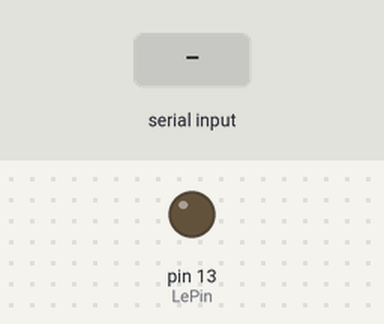
The sketch below on a simulated Arduino Uno, built with avr-gcc and run on an emulated ATmega328P. On the bench: output pins drawn as LEDs (lit = HIGH). The inputs (shaded band) are chosen by the test bench.

Above: at 1.2 s.
1.3 s: "1" received over Serial
At 1.6 s:
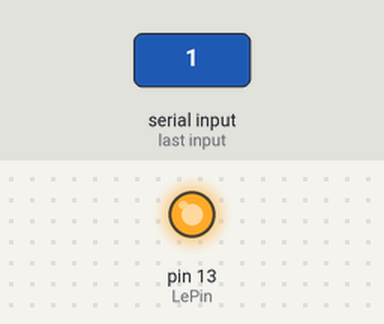
2.8 s: "0" received over Serial
At 3.4 s:
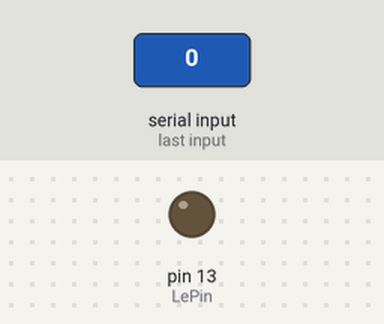
Timing chart, 0 to 5.8 s (numbered marks = the images above; inputs shaded):
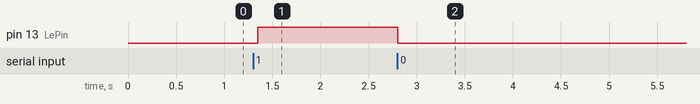

The sketch:

ControlLed1-2.ino
```cpp
const int LePin = 13; int ledState = 0;
void setup() {
  pinMode (LePin, OUTPUT);

  Serial.begin(9600);
}

void loop() {
  char receiveVal;

  if (Serial.available() > 0)
  {
    receiveVal = Serial.read();

    if (receiveVal == '1')
      ledState = 1;
    else
      ledState = 0;
  }

  digitalWrite(LePin, ledState);

  delay(50);
}
```

Measured:
- after the input at 1.3 s, pin 13 (LePin): LOW → HIGH after 0.05 s
- after the input at 2.8 s, pin 13 (LePin): HIGH → LOW at once
